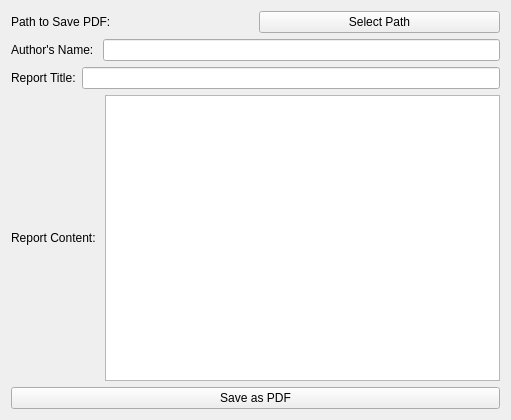
<?xml version="1.0" encoding="UTF-8"?>
<ui version="4.0">
 <class>ReportWindow</class>
 <widget class="QWidget" name="ReportWindow">
  <property name="geometry">
   <rect>
    <x>0</x>
    <y>0</y>
    <width>511</width>
    <height>420</height>
   </rect>
  </property>
  <property name="windowTitle">
   <string>Form</string>
  </property>
  <layout class="QVBoxLayout" name="verticalLayout">
   <item>
    <layout class="QHBoxLayout" name="horizontalLayout">
     <item>
      <widget class="QLabel" name="save_pdf_path_label">
       <property name="text">
        <string>Path to Save PDF: </string>
       </property>
      </widget>
     </item>
     <item>
      <widget class="QPushButton" name="save_pdf_button">
       <property name="text">
        <string>Select Path</string>
       </property>
      </widget>
     </item>
    </layout>
   </item>
   <item>
    <layout class="QHBoxLayout" name="horizontalLayout_2">
     <item>
      <widget class="QLabel" name="author_label">
       <property name="text">
        <string>Author's Name: </string>
       </property>
      </widget>
     </item>
     <item>
      <widget class="QLineEdit" name="author_input"/>
     </item>
    </layout>
   </item>
   <item>
    <layout class="QHBoxLayout" name="horizontalLayout_3">
     <item>
      <widget class="QLabel" name="title_label">
       <property name="text">
        <string>Report Title:</string>
       </property>
      </widget>
     </item>
     <item>
      <widget class="QLineEdit" name="title_input"/>
     </item>
    </layout>
   </item>
   <item>
    <layout class="QHBoxLayout" name="horizontalLayout_4">
     <item>
      <widget class="QLabel" name="content_label">
       <property name="text">
        <string>Report Content: </string>
       </property>
      </widget>
     </item>
     <item>
      <widget class="QTextEdit" name="content_input"/>
     </item>
    </layout>
   </item>
   <item>
    <widget class="QPushButton" name="save_button">
     <property name="text">
      <string>Save as PDF</string>
     </property>
    </widget>
   </item>
  </layout>
 </widget>
 <resources/>
 <connections/>
</ui>
